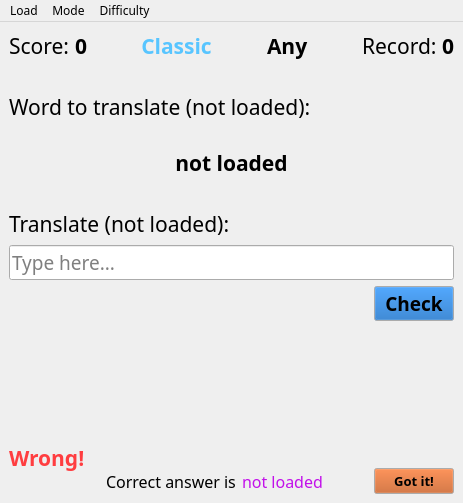
<?xml version="1.0" encoding="UTF-8"?>
<ui version="4.0">
 <class>Application</class>
 <widget class="QMainWindow" name="Application">
  <property name="geometry">
   <rect>
    <x>0</x>
    <y>0</y>
    <width>463</width>
    <height>503</height>
   </rect>
  </property>
  <property name="sizePolicy">
   <sizepolicy hsizetype="Preferred" vsizetype="Minimum">
    <horstretch>0</horstretch>
    <verstretch>0</verstretch>
   </sizepolicy>
  </property>
  <property name="maximumSize">
   <size>
    <width>1100000</width>
    <height>100000</height>
   </size>
  </property>
  <property name="font">
   <font>
    <family>Quicksand</family>
   </font>
  </property>
  <property name="windowTitle">
   <string>Feuilles de Chêne</string>
  </property>
  <property name="windowIcon">
   <iconset theme="QIcon::ThemeIcon::UserAvailable"/>
  </property>
  <property name="tabShape">
   <enum>QTabWidget::TabShape::Rounded</enum>
  </property>
  <widget class="QWidget" name="centralwidget">
   <property name="sizePolicy">
    <sizepolicy hsizetype="Fixed" vsizetype="Preferred">
     <horstretch>0</horstretch>
     <verstretch>0</verstretch>
    </sizepolicy>
   </property>
   <property name="minimumSize">
    <size>
     <width>0</width>
     <height>350</height>
    </size>
   </property>
   <property name="maximumSize">
    <size>
     <width>16777215</width>
     <height>16777215</height>
    </size>
   </property>
   <property name="font">
    <font>
     <family>Quicksand Medium</family>
     <pointsize>16</pointsize>
    </font>
   </property>
   <layout class="QVBoxLayout" name="verticalLayout">
    <item>
     <layout class="QHBoxLayout" name="arcade_layout">
      <property name="spacing">
       <number>0</number>
      </property>
      <property name="leftMargin">
       <number>0</number>
      </property>
      <property name="topMargin">
       <number>0</number>
      </property>
      <item>
       <widget class="QLabel" name="score_static_text">
        <property name="sizePolicy">
         <sizepolicy hsizetype="Fixed" vsizetype="Fixed">
          <horstretch>0</horstretch>
          <verstretch>0</verstretch>
         </sizepolicy>
        </property>
        <property name="font">
         <font>
          <family>Quicksand Medium</family>
          <pointsize>16</pointsize>
          <strikeout>false</strikeout>
         </font>
        </property>
        <property name="text">
         <string>Score: </string>
        </property>
        <property name="alignment">
         <set>Qt::AlignmentFlag::AlignLeading|Qt::AlignmentFlag::AlignLeft|Qt::AlignmentFlag::AlignTop</set>
        </property>
       </widget>
      </item>
      <item>
       <widget class="QLabel" name="score">
        <property name="sizePolicy">
         <sizepolicy hsizetype="Fixed" vsizetype="Fixed">
          <horstretch>0</horstretch>
          <verstretch>0</verstretch>
         </sizepolicy>
        </property>
        <property name="font">
         <font>
          <family>Quicksand Medium</family>
          <pointsize>16</pointsize>
          <bold>true</bold>
         </font>
        </property>
        <property name="text">
         <string>0</string>
        </property>
        <property name="alignment">
         <set>Qt::AlignmentFlag::AlignLeading|Qt::AlignmentFlag::AlignLeft|Qt::AlignmentFlag::AlignTop</set>
        </property>
       </widget>
      </item>
      <item>
       <spacer name="arcade_space_left">
        <property name="orientation">
         <enum>Qt::Orientation::Horizontal</enum>
        </property>
        <property name="sizeHint" stdset="0">
         <size>
          <width>40</width>
          <height>20</height>
         </size>
        </property>
       </spacer>
      </item>
      <item>
       <widget class="QLabel" name="mode">
        <property name="sizePolicy">
         <sizepolicy hsizetype="Fixed" vsizetype="Fixed">
          <horstretch>0</horstretch>
          <verstretch>0</verstretch>
         </sizepolicy>
        </property>
        <property name="palette">
         <palette>
          <active>
           <colorrole role="WindowText">
            <brush brushstyle="SolidPattern">
             <color alpha="255">
              <red>88</red>
              <green>197</green>
              <blue>255</blue>
             </color>
            </brush>
           </colorrole>
           <colorrole role="Text">
            <brush brushstyle="SolidPattern">
             <color alpha="255">
              <red>233</red>
              <green>105</green>
              <blue>30</blue>
             </color>
            </brush>
           </colorrole>
          </active>
          <inactive>
           <colorrole role="WindowText">
            <brush brushstyle="SolidPattern">
             <color alpha="255">
              <red>88</red>
              <green>197</green>
              <blue>255</blue>
             </color>
            </brush>
           </colorrole>
           <colorrole role="Text">
            <brush brushstyle="SolidPattern">
             <color alpha="255">
              <red>233</red>
              <green>105</green>
              <blue>30</blue>
             </color>
            </brush>
           </colorrole>
          </inactive>
          <disabled/>
         </palette>
        </property>
        <property name="font">
         <font>
          <family>Quicksand Medium</family>
          <pointsize>16</pointsize>
          <bold>true</bold>
         </font>
        </property>
        <property name="toolTip">
         <string>Game Mode</string>
        </property>
        <property name="text">
         <string>Classic</string>
        </property>
        <property name="alignment">
         <set>Qt::AlignmentFlag::AlignHCenter|Qt::AlignmentFlag::AlignTop</set>
        </property>
       </widget>
      </item>
      <item>
       <spacer name="horizontalSpacer">
        <property name="orientation">
         <enum>Qt::Orientation::Horizontal</enum>
        </property>
        <property name="sizeHint" stdset="0">
         <size>
          <width>40</width>
          <height>20</height>
         </size>
        </property>
       </spacer>
      </item>
      <item>
       <widget class="QLabel" name="difficulty">
        <property name="font">
         <font>
          <family>Quicksand Medium</family>
          <pointsize>16</pointsize>
          <bold>true</bold>
         </font>
        </property>
        <property name="toolTip">
         <string>Word Difficulty</string>
        </property>
        <property name="text">
         <string>Any</string>
        </property>
       </widget>
      </item>
      <item>
       <spacer name="arcade_space_right">
        <property name="orientation">
         <enum>Qt::Orientation::Horizontal</enum>
        </property>
        <property name="sizeHint" stdset="0">
         <size>
          <width>40</width>
          <height>20</height>
         </size>
        </property>
       </spacer>
      </item>
      <item>
       <widget class="QLabel" name="record_static_text">
        <property name="sizePolicy">
         <sizepolicy hsizetype="Fixed" vsizetype="Fixed">
          <horstretch>0</horstretch>
          <verstretch>0</verstretch>
         </sizepolicy>
        </property>
        <property name="text">
         <string>Record: </string>
        </property>
        <property name="alignment">
         <set>Qt::AlignmentFlag::AlignRight|Qt::AlignmentFlag::AlignTop|Qt::AlignmentFlag::AlignTrailing</set>
        </property>
       </widget>
      </item>
      <item>
       <widget class="QLabel" name="record">
        <property name="sizePolicy">
         <sizepolicy hsizetype="Fixed" vsizetype="Fixed">
          <horstretch>0</horstretch>
          <verstretch>0</verstretch>
         </sizepolicy>
        </property>
        <property name="font">
         <font>
          <family>Quicksand Medium</family>
          <pointsize>16</pointsize>
          <bold>true</bold>
         </font>
        </property>
        <property name="text">
         <string>0</string>
        </property>
        <property name="alignment">
         <set>Qt::AlignmentFlag::AlignRight|Qt::AlignmentFlag::AlignTop|Qt::AlignmentFlag::AlignTrailing</set>
        </property>
       </widget>
      </item>
     </layout>
    </item>
    <item>
     <layout class="QHBoxLayout" name="translate_from_layout">
      <property name="topMargin">
       <number>25</number>
      </property>
      <property name="rightMargin">
       <number>0</number>
      </property>
      <property name="bottomMargin">
       <number>10</number>
      </property>
      <item>
       <widget class="QLabel" name="translate_from_full_text">
        <property name="sizePolicy">
         <sizepolicy hsizetype="Preferred" vsizetype="Preferred">
          <horstretch>0</horstretch>
          <verstretch>0</verstretch>
         </sizepolicy>
        </property>
        <property name="minimumSize">
         <size>
          <width>0</width>
          <height>0</height>
         </size>
        </property>
        <property name="maximumSize">
         <size>
          <width>16777215</width>
          <height>1111111</height>
         </size>
        </property>
        <property name="baseSize">
         <size>
          <width>0</width>
          <height>0</height>
         </size>
        </property>
        <property name="text">
         <string>Word to translate (not loaded):</string>
        </property>
        <property name="alignment">
         <set>Qt::AlignmentFlag::AlignLeading|Qt::AlignmentFlag::AlignLeft|Qt::AlignmentFlag::AlignTop</set>
        </property>
       </widget>
      </item>
     </layout>
    </item>
    <item>
     <layout class="QHBoxLayout" name="hint_layout">
      <property name="topMargin">
       <number>10</number>
      </property>
      <property name="bottomMargin">
       <number>25</number>
      </property>
      <item>
       <widget class="QLabel" name="current_hint">
        <property name="sizePolicy">
         <sizepolicy hsizetype="Preferred" vsizetype="Fixed">
          <horstretch>0</horstretch>
          <verstretch>0</verstretch>
         </sizepolicy>
        </property>
        <property name="font">
         <font>
          <family>Quicksand Medium</family>
          <pointsize>16</pointsize>
          <bold>true</bold>
         </font>
        </property>
        <property name="text">
         <string>not loaded</string>
        </property>
        <property name="alignment">
         <set>Qt::AlignmentFlag::AlignCenter</set>
        </property>
       </widget>
      </item>
     </layout>
    </item>
    <item>
     <layout class="QVBoxLayout" name="translate_to_layout">
      <item>
       <widget class="QLabel" name="translate_to_full_text">
        <property name="sizePolicy">
         <sizepolicy hsizetype="Preferred" vsizetype="Fixed">
          <horstretch>0</horstretch>
          <verstretch>0</verstretch>
         </sizepolicy>
        </property>
        <property name="text">
         <string>Translate (not loaded):</string>
        </property>
       </widget>
      </item>
      <item>
       <widget class="QLineEdit" name="input_translation">
        <property name="palette">
         <palette>
          <active>
           <colorrole role="Highlight">
            <brush brushstyle="SolidPattern">
             <color alpha="255">
              <red>233</red>
              <green>105</green>
              <blue>30</blue>
             </color>
            </brush>
           </colorrole>
          </active>
          <inactive>
           <colorrole role="Highlight">
            <brush brushstyle="SolidPattern">
             <color alpha="255">
              <red>233</red>
              <green>105</green>
              <blue>30</blue>
             </color>
            </brush>
           </colorrole>
          </inactive>
          <disabled/>
         </palette>
        </property>
        <property name="font">
         <font>
          <family>Quicksand Medium</family>
          <pointsize>14</pointsize>
          <italic>false</italic>
          <bold>false</bold>
          <underline>false</underline>
          <strikeout>false</strikeout>
          <kerning>true</kerning>
         </font>
        </property>
        <property name="placeholderText">
         <string>Type here...</string>
        </property>
       </widget>
      </item>
      <item>
       <layout class="QHBoxLayout" name="check_answer_layout">
        <property name="leftMargin">
         <number>0</number>
        </property>
        <property name="rightMargin">
         <number>0</number>
        </property>
        <item>
         <spacer name="check_button_spacer">
          <property name="orientation">
           <enum>Qt::Orientation::Horizontal</enum>
          </property>
          <property name="sizeHint" stdset="0">
           <size>
            <width>40</width>
            <height>20</height>
           </size>
          </property>
         </spacer>
        </item>
        <item>
         <widget class="QPushButton" name="b_check_answer">
          <property name="sizePolicy">
           <sizepolicy hsizetype="Fixed" vsizetype="Fixed">
            <horstretch>0</horstretch>
            <verstretch>0</verstretch>
           </sizepolicy>
          </property>
          <property name="palette">
           <palette>
            <active>
             <colorrole role="Button">
              <brush brushstyle="SolidPattern">
               <color alpha="255">
                <red>14</red>
                <green>102</green>
                <blue>190</blue>
               </color>
              </brush>
             </colorrole>
            </active>
            <inactive>
             <colorrole role="Button">
              <brush brushstyle="SolidPattern">
               <color alpha="255">
                <red>14</red>
                <green>102</green>
                <blue>190</blue>
               </color>
              </brush>
             </colorrole>
            </inactive>
            <disabled>
             <colorrole role="Button">
              <brush brushstyle="SolidPattern">
               <color alpha="255">
                <red>14</red>
                <green>102</green>
                <blue>190</blue>
               </color>
              </brush>
             </colorrole>
            </disabled>
           </palette>
          </property>
          <property name="font">
           <font>
            <family>Quicksand Medium</family>
            <pointsize>14</pointsize>
            <bold>true</bold>
            <stylestrategy>PreferAntialias</stylestrategy>
           </font>
          </property>
          <property name="cursor">
           <cursorShape>PointingHandCursor</cursorShape>
          </property>
          <property name="layoutDirection">
           <enum>Qt::LayoutDirection::LeftToRight</enum>
          </property>
          <property name="text">
           <string>Check</string>
          </property>
          <property name="shortcut">
           <string>Return</string>
          </property>
         </widget>
        </item>
       </layout>
      </item>
     </layout>
    </item>
    <item>
     <spacer name="wrong_answer_vertical_spacer">
      <property name="orientation">
       <enum>Qt::Orientation::Vertical</enum>
      </property>
      <property name="sizeHint" stdset="0">
       <size>
        <width>20</width>
        <height>40</height>
       </size>
      </property>
     </spacer>
    </item>
    <item>
     <widget class="QWidget" name="wrong_answer_widget" native="true">
      <layout class="QHBoxLayout" name="wrong_answer_layout">
       <property name="leftMargin">
        <number>0</number>
       </property>
       <property name="topMargin">
        <number>0</number>
       </property>
       <property name="rightMargin">
        <number>0</number>
       </property>
       <property name="bottomMargin">
        <number>0</number>
       </property>
       <item>
        <widget class="QLabel" name="wrong_text">
         <property name="sizePolicy">
          <sizepolicy hsizetype="Fixed" vsizetype="Preferred">
           <horstretch>0</horstretch>
           <verstretch>0</verstretch>
          </sizepolicy>
         </property>
         <property name="palette">
          <palette>
           <active>
            <colorrole role="WindowText">
             <brush brushstyle="SolidPattern">
              <color alpha="255">
               <red>255</red>
               <green>61</green>
               <blue>64</blue>
              </color>
             </brush>
            </colorrole>
           </active>
           <inactive>
            <colorrole role="WindowText">
             <brush brushstyle="SolidPattern">
              <color alpha="255">
               <red>255</red>
               <green>61</green>
               <blue>64</blue>
              </color>
             </brush>
            </colorrole>
           </inactive>
           <disabled/>
          </palette>
         </property>
         <property name="font">
          <font>
           <family>Quicksand Medium</family>
           <pointsize>16</pointsize>
           <bold>true</bold>
          </font>
         </property>
         <property name="text">
          <string>Wrong!</string>
         </property>
         <property name="alignment">
          <set>Qt::AlignmentFlag::AlignLeading|Qt::AlignmentFlag::AlignLeft|Qt::AlignmentFlag::AlignTop</set>
         </property>
        </widget>
       </item>
       <item>
        <layout class="QHBoxLayout" name="next_word_after_wrong_answer_layout">
         <property name="leftMargin">
          <number>15</number>
         </property>
         <property name="topMargin">
          <number>25</number>
         </property>
         <property name="rightMargin">
          <number>0</number>
         </property>
         <item>
          <widget class="QLabel" name="correct_text">
           <property name="sizePolicy">
            <sizepolicy hsizetype="Fixed" vsizetype="Preferred">
             <horstretch>0</horstretch>
             <verstretch>0</verstretch>
            </sizepolicy>
           </property>
           <property name="font">
            <font>
             <family>Quicksand Medium</family>
             <pointsize>12</pointsize>
            </font>
           </property>
           <property name="text">
            <string>Correct answer is</string>
           </property>
          </widget>
         </item>
         <item>
          <widget class="QLabel" name="right_answer">
           <property name="sizePolicy">
            <sizepolicy hsizetype="Fixed" vsizetype="Preferred">
             <horstretch>0</horstretch>
             <verstretch>0</verstretch>
            </sizepolicy>
           </property>
           <property name="palette">
            <palette>
             <active>
              <colorrole role="WindowText">
               <brush brushstyle="SolidPattern">
                <color alpha="255">
                 <red>194</red>
                 <green>17</green>
                 <blue>234</blue>
                </color>
               </brush>
              </colorrole>
             </active>
             <inactive>
              <colorrole role="WindowText">
               <brush brushstyle="SolidPattern">
                <color alpha="255">
                 <red>194</red>
                 <green>17</green>
                 <blue>234</blue>
                </color>
               </brush>
              </colorrole>
             </inactive>
             <disabled/>
            </palette>
           </property>
           <property name="font">
            <font>
             <family>Quicksand Medium</family>
             <pointsize>12</pointsize>
            </font>
           </property>
           <property name="text">
            <string>not loaded</string>
           </property>
          </widget>
         </item>
         <item>
          <spacer name="next_word_button_spacer">
           <property name="orientation">
            <enum>Qt::Orientation::Horizontal</enum>
           </property>
           <property name="sizeHint" stdset="0">
            <size>
             <width>40</width>
             <height>20</height>
            </size>
           </property>
          </spacer>
         </item>
         <item>
          <widget class="QPushButton" name="b_next_word_after_wrong">
           <property name="palette">
            <palette>
             <active>
              <colorrole role="Button">
               <brush brushstyle="SolidPattern">
                <color alpha="255">
                 <red>197</red>
                 <green>88</green>
                 <blue>25</blue>
                </color>
               </brush>
              </colorrole>
             </active>
             <inactive>
              <colorrole role="Button">
               <brush brushstyle="SolidPattern">
                <color alpha="255">
                 <red>197</red>
                 <green>88</green>
                 <blue>25</blue>
                </color>
               </brush>
              </colorrole>
             </inactive>
             <disabled>
              <colorrole role="Button">
               <brush brushstyle="SolidPattern">
                <color alpha="255">
                 <red>197</red>
                 <green>88</green>
                 <blue>25</blue>
                </color>
               </brush>
              </colorrole>
             </disabled>
            </palette>
           </property>
           <property name="font">
            <font>
             <family>Quicksand Medium</family>
             <pointsize>10</pointsize>
             <bold>true</bold>
            </font>
           </property>
           <property name="cursor">
            <cursorShape>PointingHandCursor</cursorShape>
           </property>
           <property name="text">
            <string>Got it!</string>
           </property>
           <property name="shortcut">
            <string>Return</string>
           </property>
          </widget>
         </item>
        </layout>
       </item>
      </layout>
     </widget>
    </item>
   </layout>
  </widget>
  <widget class="QMenuBar" name="menubar">
   <property name="geometry">
    <rect>
     <x>0</x>
     <y>0</y>
     <width>463</width>
     <height>20</height>
    </rect>
   </property>
   <property name="font">
    <font>
     <family>Quicksand Medium</family>
     <pointsize>9</pointsize>
    </font>
   </property>
   <widget class="QMenu" name="menu_load">
    <property name="title">
     <string>Load</string>
    </property>
    <addaction name="menu_load_database"/>
    <addaction name="menu_load_record"/>
   </widget>
   <widget class="QMenu" name="menu_mode">
    <property name="title">
     <string>Mode</string>
    </property>
    <addaction name="menu_mode_classic"/>
   </widget>
   <widget class="QMenu" name="menu_difficulty">
    <property name="title">
     <string>Difficulty</string>
    </property>
    <addaction name="menu_difficulty_any"/>
    <addaction name="separator"/>
    <addaction name="menu_difficulty_easy"/>
    <addaction name="menu_difficulty_medium"/>
    <addaction name="menu_difficulty_hard"/>
   </widget>
   <addaction name="menu_load"/>
   <addaction name="menu_mode"/>
   <addaction name="menu_difficulty"/>
  </widget>
  <action name="menu_load_database">
   <property name="text">
    <string>Database</string>
   </property>
  </action>
  <action name="menu_mode_classic">
   <property name="text">
    <string>Classic</string>
   </property>
  </action>
  <action name="menu_difficulty_any">
   <property name="text">
    <string>Any</string>
   </property>
  </action>
  <action name="menu_difficulty_easy">
   <property name="text">
    <string>Easy</string>
   </property>
  </action>
  <action name="menu_difficulty_medium">
   <property name="text">
    <string>Medium</string>
   </property>
  </action>
  <action name="menu_difficulty_hard">
   <property name="text">
    <string>Hard</string>
   </property>
  </action>
  <action name="menu_load_record">
   <property name="text">
    <string>Record</string>
   </property>
  </action>
 </widget>
 <resources/>
 <connections/>
</ui>
